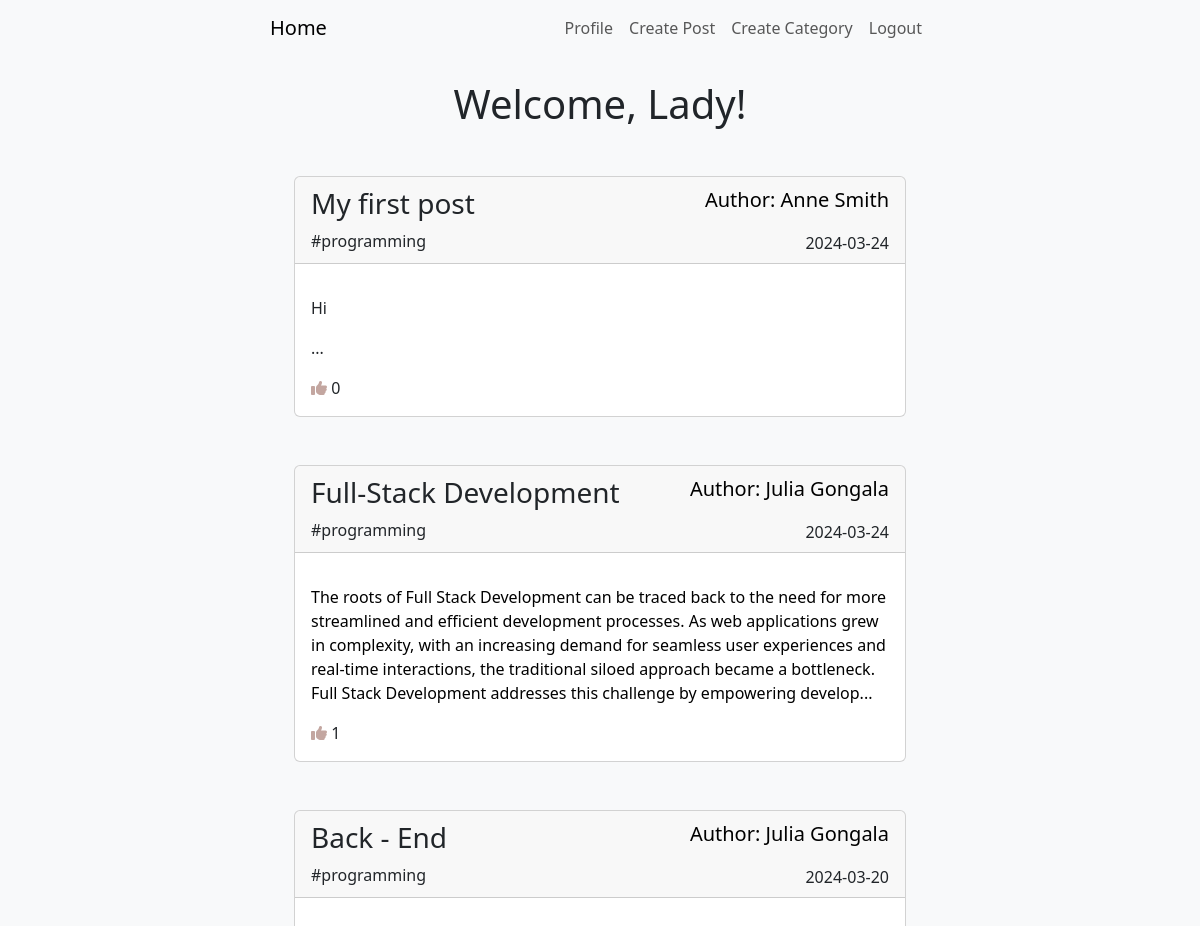
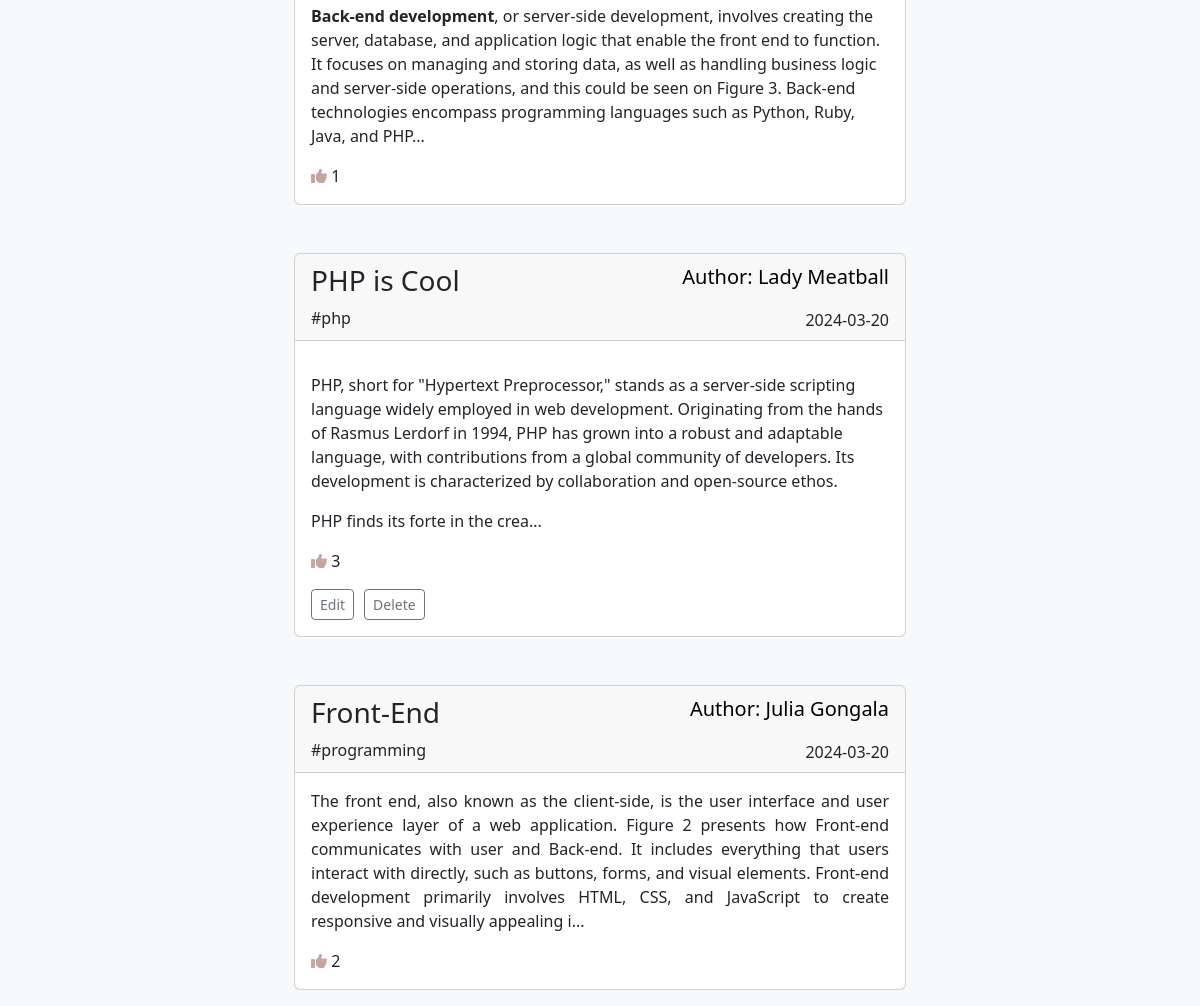
The page / (signed in) on the database its author committed (2 pictures, top to bottom).
### advancedBlog/models.py (models this page shows, shortened)
class Post(models.Model):
    author = models.ForeignKey(User, on_delete=models.CASCADE)
    title = models.CharField(max_length = 150)
    tag = models.CharField(max_length = 150)
    like = models.ManyToManyField(User, related_name='blogPost')
    category = models.CharField(max_length = 150)
    image = models.ImageField(null=True, blank=True, upload_to="images/")
    description = RichTextField(blank=True, null=True)
    date_created = models.DateTimeField(auto_now_add = True)
    date_updated = models.DateTimeField(auto_now = True)

### advancedBlog/views.py (the view)
# urls.py: path('', Home.as_view(), name='home'),
class Home(ListView):
    model = Post
    template_name = 'home.html'
    ordering = ['-date_updated']

### advancedBlog/templates/home.html (shortened to what this page needs)
{% extends "base.html" %}
{% load static %}
{% block content%}
<div class="container">
  {% if user.is_authenticated %}
    <h1 class="my-4 text-center fw-light">Welcome, {{ user.first_name }}!</h1>
  {% endif %}
  {% for post in object_list %}
    <div class="card mb-3 mt-5">
      <div class="card-header d-flex justify-content-between align-items-center">
        <div>
          <a class="card-title" style="text-decoration: none;" href="{% url 'postDetails' post.pk %}">
            <h3 class="fw-light">{{ post.title }}</h3>
          </a>
          <a class="card-title" style="text-decoration: none;" href="{% url 'categoryFilter' post.category|slugify %}">
            <p class="card-text fw-light mb-0 fs-10">
                #{{ post.category }}
            </p>
          </a>
        </div>
        <div class="text-end">
        <p class="card-text fw-light text-decoration-none text-black fs-5">
          Author: {{ post.author.first_name }} {{ post.author.last_name }}
        </p>
          <p class="card-text fw-light mb-0 fs-10">
            {{ post.date_created|date:'Y-m-d' }}
          </p>
        </div>
      </div>
      <div class="card-body">
        <p class="card-text" align="justify">{{ post.description|slice:"400" | safe}}...</p>
        <i class="fa-solid fa-thumbs-up" style="color: #c3a6a0;"></i>
        {{post.like.count}}
        {% if request.user.is_authenticated and post.author == request.user %}
          <div class="mt-3 d-flex">
            <a href="{% url 'editPost' post.pk %}">
              <button class="btn btn-outline-secondary btn-sm edit-btn" type="submit">
                Edit
              </button>
            </a>
            <form method="POST" action="{% url 'deletePost' post.id %}" class="mr-2">
              <button class="btn btn-outline-secondary btn-sm" type="submit">
                Delete
              </button>
            </form>
          </div>
        {% endif %}
      </div>
    </div>
  {% endfor %}
</div>
{% endblock %}

### advancedBlog/templates/base.html (style rules this page uses)
.edit-btn, .heart-btn { margin-right: 10px; }

### rows shown on the page
Post: title "My first post", category "programming", author.first_name "Anne", author.last_name "Smith", date_created "2024-03-24", description "Hi", like.count "0"
Post: title "Full-Stack Development", category "programming", author.first_name "Julia", author.last_name "Gongala", date_created "2024-03-24", description "The roots of Full Stack Development can be traced back to the need for more streamlined and efficient development processes. As web applications grew in complexity, with an increasing demand for seamless user experiences and real-time interactions, the traditional siloed approach became a bottleneck. Full Stack Development addresses this challenge by empowering develop", like.count "1"
Post: title "Back - End", category "programming", author.first_name "Julia", author.last_name "Gongala", date_created "2024-03-20", description "Back-end development , or server-side development, involves creating the server, database, and application logic that enable the front end to function. It focuses on managing and storing data, as well as handling business logic and server-side operations, and this could be seen on Figure 3. Back-end technologies encompass programming languages such as Python, Ruby, Java, and PHP", like.count "1"
Post: title "PHP is Cool", category "php", author.first_name "Lady", author.last_name "Meatball", date_created "2024-03-20", description "PHP, short for \"Hypertext Preprocessor,\" stands as a server-side scripting language widely employed in web development. Originating from the hands of Rasmus Lerdorf in 1994, PHP has grown into a robust and adaptable language, with contributions from a global community of developers. Its development is characterized by collaboration and open-source ethos. PHP finds its forte in the crea", like.count "3", shows "Edit"
Post: title "Front-End", category "programming", author.first_name "Julia", author.last_name "Gongala", date_created "2024-03-20", description "The front end, also known as the client-side, is the user interface and user experience layer of a web application. Figure 2 presents how Front-end communicates with user and Back-end. It includes everything that users interact with directly, such as buttons, forms, and visual elements. Front-end development primarily involves HTML, CSS, and JavaScript to create responsive and visually appealing i", like.count "2"

### other values the page prints
{{ user.first_name }} "Lady"
